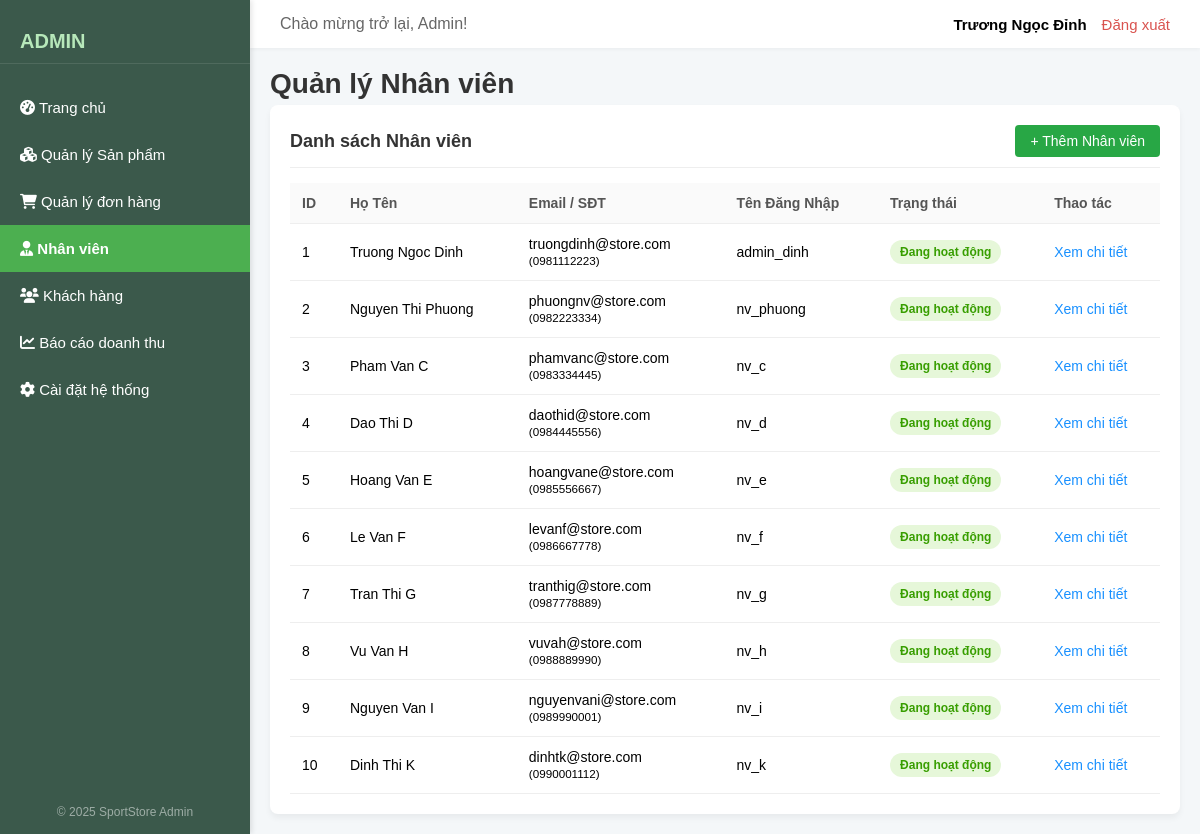
/admin/Nhanviens/index.php, run on the app's committed database.
### tables this page shows
CREATE TABLE IF NOT EXISTS `nhanvien` (
  `nhanvien_id` int NOT NULL AUTO_INCREMENT,
  `taikhoan_id` int NOT NULL,
  `ho_ten` varchar(100) NOT NULL,
  `chuc_vu` varchar(50) DEFAULT NULL,
  `ngay_vao_lam` date DEFAULT NULL,
  `sdt` varchar(15) DEFAULT NULL,
  `email` varchar(100) DEFAULT NULL,
  PRIMARY KEY (`nhanvien_id`),
  UNIQUE KEY `taikhoan_id` (`taikhoan_id`)
);

CREATE TABLE IF NOT EXISTS `taikhoan` (
  `taikhoan_id` int NOT NULL AUTO_INCREMENT,
  `ten_dangnhap` varchar(50) NOT NULL,
  `mat_khau` varchar(255) NOT NULL,
  `vai_tro` varchar(20) NOT NULL COMMENT 'khachhang, nhanvien, admin',
  `trang_thai` varchar(20) NOT NULL DEFAULT 'active',
  PRIMARY KEY (`taikhoan_id`),
  UNIQUE KEY `ten_dangnhap` (`ten_dangnhap`)
);

### classes/DB.class.php (called while the page is built, shortened)
<?php
class DB
{
    private $conn;
    public function __construct()
    {
        $database = new Database();
        $this->conn = $database->getConnection();
    }
    public function select($sql)
    {
        $result = $this->conn->query($sql);
        $data = [];
        if ($result && $result->num_rows > 0) {
            while ($row = $result->fetch_object()) {
                $data[] = $row;
            }
        }
        return $data;
    }
}

### config/connect.php (called while the page is built, shortened)
<?php
class Database
{
    public function getConnection()
    {
        $this->conn = new mysqli(HOST, DB_USER, DB_PASS, DB_NAME);
        $this->conn->set_charset("utf8");
        return $this->conn;
    }
}

### controller/NhanvienController.php (called while the page is built, shortened)
<?php
$root_path = dirname(__DIR__);
require_once $root_path . '/config/connect.php';
require_once $root_path . '/classes/DB.class.php';
require_once $root_path . '/classes/Nhanvien.class.php';
class NhanvienController
{
    private $nhanvienModel;
    public function __construct()
    {
        $this->nhanvienModel = new Nhanvien();
    }
    public function index()
    {
        $nhanviens = $this->nhanvienModel->readAll();
        return [
            'nhanviens' => $nhanviens
        ];
    }
}

### classes/Nhanvien.class.php (called while the page is built, shortened)
<?php
class Nhanvien
{
    private $db;
    private $table_nhanvien = 'nhanvien';
    private $table_taikhoan = 'taikhoan';
    public function __construct()
    {
        $this->db = new DB();
    }
    public function readAll()
    {
        $query = "
            SELECT
                nv.*, tk.ten_dangnhap, tk.trang_thai
            FROM
                " . $this->table_nhanvien . " nv
            JOIN
                " . $this->table_taikhoan . " tk ON nv.taikhoan_id = tk.taikhoan_id";
        return $this->db->select($query);
    }
    public static function getStatusText($status_code)
    {
        switch ((string)$status_code) {
            case '1':
            case 'active':
                return 'Đang hoạt động';
        };
    }
    public static function getStatusClass($status_code)
    {
        switch ((string)$status_code) {
            case '1':
            case 'active':
                return 'completed';
        }
    }
}

### admin/Nhanviens/index.php (the view, shortened to what this page needs)
<?php
require_once '../includes/admin_header.php';
require_once '../../controller/NhanvienController.php';
require_once '../../classes/Nhanvien.class.php';
$controller = new NhanvienController();
$data = $controller->index();
$nhanviens = $data['nhanviens'];
?>
<h1>Quản lý Nhân viên</h1>
<div class="form-container">
    <div class="recent-orders-header">
        <h3>Danh sách Nhân viên</h3>
        <a href="add.php" class="export-btn" style="background-color: #28a745;">+ Thêm Nhân viên</a>
    </div>
    <table class="order-table">
        <thead>
            <tr>
                <th>ID</th>
                <th>Họ Tên</th>
                <th>Email / SĐT</th>
                <th>Tên Đăng Nhập</th>
                <th>Trạng thái</th>
                <th>Thao tác</th>
            </tr>
        </thead>
        <tbody>
            <?php if (empty($nhanviens)): ?>
                <tr>
                    <td colspan="6" style="text-align: center;">Không có nhân viên nào trong hệ thống.</td>
                </tr>
            <?php else: ?>
                <?php foreach ($nhanviens as $nv): ?>
                    <tr>
                        <td><?php echo $nv->nhanvien_id; ?></td>
                        <td><?php echo htmlspecialchars($nv->ho_ten); ?></td>
                        <td>
                            <?php echo htmlspecialchars($nv->email); ?><br>
                            <small class="text-muted">(<?php echo htmlspecialchars($nv->sdt); ?>)</small>
                        </td>
                        <td><?php echo htmlspecialchars($nv->ten_dangnhap); ?></td>
                        <td>
                            <?php
                            $status_text = Nhanvien::getStatusText($nv->trang_thai);
                            $status_class = Nhanvien::getStatusClass($nv->trang_thai);
                            ?>
                            <span class="status-badge <?php echo $status_class; ?>">
                                <?php echo $status_text; ?>
                            </span>
                        </td>
                        <td>
                            <a href="detail.php?id=<?php echo $nv->nhanvien_id; ?>" class="detail-link" style="color: #1890ff;">
                                Xem chi tiết
                            </a>
                        </td>
                    </tr>
                <?php endforeach; ?>
            <?php endif; ?>
        </tbody>
    </table>
</div>
<?php
require_once '../includes/admin_footer.php';
?>

### admin/includes/admin_header.php (shortened to what this page needs)
<?php
$root_dir = dirname(dirname(__DIR__));
require_once $root_dir . '/config/connect.php';
$current_directory = basename(dirname($_SERVER['PHP_SELF']));
$is_dashboard_active = ($current_directory === 'admin');
$is_customer_active = ($current_directory === 'Khachhangs');
$is_employee_active = ($current_directory === 'Nhanviens');
$is_sanphams_group_active = (in_array($current_directory, ['Sanphams', 'Loaisps', 'Nhacungcaps']));
?>
<!DOCTYPE html>
<html lang="vi">
<head>
    <link rel="stylesheet" href="<?php echo BASE_URL; ?>assets/css/admin_style.css">
    <link rel="stylesheet" href="https://cdnjs.cloudflare.com/ajax/libs/font-awesome/6.0.0-beta3/css/all.min.css">
</head>
<body>
    <div class="admin-wrapper">
        <div class="sidebar">
            <div class="logo-admin">ADMIN</div>
            <ul class="sidebar-menu">
                <li class="<?php echo $is_dashboard_active ? 'active' : ''; ?>">
                    <a href="<?php echo BASE_URL; ?>admin/index.php"><i class="fa fa-tachometer-alt">
                        </i> Trang chủ </a>
                </li>
                <li class="menu-item has-submenu <?php echo $is_sanphams_group_active ? 'active' : ''; ?>">
                    <a href="javascript:void(0);" class="menu-toggle">
                        <i class="fa fa-cubes"></i> Quản lý Sản phẩm
                    </a>
                </li>
                <li><a href="#"><i class="fa fa-shopping-cart"></i> Quản lý đơn hàng</a></li>
                <li class="<?php echo $is_employee_active ? 'active' : ''; ?>">
                    <a href="<?php echo BASE_URL; ?>admin/Nhanviens/index.php">
                        <i class="fa fa-user-tie"></i> Nhân viên</a>
                </li>
                <li class="<?php echo $is_customer_active ? 'active' : ''; ?>">
                    <a href="<?php echo BASE_URL; ?>admin/Khachhangs/index.php">
                        <i class="fa fa-users"></i> Khách hàng</a>
                </li>
                <li><a href="#"><i class="fa fa-chart-line"></i> Báo cáo doanh thu</a></li>
                <li><a href="#"><i class="fa fa-cog"></i> Cài đặt hệ thống</a></li>
            </ul>
            <div class="copyright">
                © 2025 SportStore Admin
            </div>
        </div>
        <div class="main-content-wrapper">
            <div class="top-header">
                <div class="welcome-group">
                    <p class="welcome-text">Chào mừng trở lại, Admin!</p>
                </div>
                <div class="user-info">
                    <span class="username">Trương Ngọc Đỉnh</span>
                    <a href="#" class="logout">Đăng xuất</a>
                </div>
            </div>
            <div class="dashboard-content">

### admin/includes/admin_footer.php (shortened to what this page needs)
</div>
</div>
</div>
</body>
</html>

### assets/css/admin_style.css (style rules this page uses)
* { margin: 0; padding: 0; box-sizing: border-box; font-family: Arial, sans-serif; }
a { text-decoration: none; color: inherit; }
ul { list-style: none; }
body { background-color: #f4f7f9; }
.admin-wrapper { display: flex; min-height: 100vh; }
.sidebar-menu li a { color: #fff; background-color: transparent; }
.sidebar-menu li.active>a { background-color: #4CAF50; color: #fff; }
.sidebar { width: 250px; background-color: #3b594b; color: white; padding-top: 20px; box-shadow: 2px 0 5px rgba(0, 0, 0, 0.1); display: flex; flex-direction: column; position: fixed; height: 100%; }
.sidebar .logo-admin { padding: 10px 20px; font-size: 20px; font-weight: bold; color: #b7e8ba; text-transform: uppercase; margin-bottom: 20px; border-bottom: 1px solid rgba(255, 255, 255, 0.1); }
.sidebar-menu { flex-grow: 1; }
.sidebar-menu a { display: block; padding: 15px 20px; font-size: 15px; transition: background-color 0.2s; }
.sidebar-menu .active a { background-color: #4CAF50; font-weight: bold; }
.sidebar .copyright { padding: 15px 20px; font-size: 12px; color: rgba(255, 255, 255, 0.5); text-align: center; }
.main-content-wrapper { margin-left: 250px; width: calc(100% - 250px); padding: 0; }
.top-header { background-color: white; padding: 15px 30px; display: flex; justify-content: space-between; align-items: center; box-shadow: 0 1px 4px rgba(0, 0, 0, 0.05); }
.user-info { display: flex; align-items: center; font-size: 15px; }
.user-info .username { margin-right: 15px; font-weight: 600; }
.user-info .logout { color: #d9534f; }
.welcome-group { display: flex; align-items: center; gap: 10px; }
.welcome-text { color: #666; }
.dashboard-content { padding: 30px; }
.dashboard-content h1 { font-size: 28px; color: #333; margin-bottom: 5px; }
.recent-orders-header { display: flex; justify-content: space-between; align-items: center; margin-bottom: 15px; border-bottom: 1px solid #eee; padding-bottom: 10px; }
.recent-orders-header h3 { font-size: 18px; color: #333; }
.export-btn { background-color: #28a745; color: white; padding: 8px 15px; border-radius: 4px; font-size: 14px; }
.order-table { width: 100%; border-collapse: collapse; }
.order-table th, .order-table td { padding: 12px; border-bottom: 1px solid #eee; font-size: 14px; }
.order-table th { background-color: #fafafa; font-weight: 600; color: #555; text-align: left; }
.status-badge { padding: 5px 10px; border-radius: 15px; font-size: 12px; font-weight: bold; display: inline-block; }
.status-badge.completed { background-color: #e6f7d9; color: #389e00; }
.detail-link { color: #1890ff; }
.form-container { background-color: white; padding: 20px; border-radius: 8px; box-shadow: 0 4px 6px rgba(0, 0, 0, 0.05); }
.dashboard-content { padding: 20px; }
h1 { color: #333; margin-bottom: 20px; font-size: 1.8em; }

### data on the page
nhanvien: nhanvien_id "1", ho_ten "Truong Ngoc Dinh", email "truongdinh@store.com", sdt "0981112223", taikhoan.ten_dangnhap "admin_dinh", taikhoan.trang_thai "Đang hoạt động"
nhanvien: nhanvien_id "2", ho_ten "Nguyen Thi Phuong", email "phuongnv@store.com", sdt "0982223334", taikhoan.ten_dangnhap "nv_phuong", taikhoan.trang_thai "Đang hoạt động"
nhanvien: nhanvien_id "3", ho_ten "Pham Van C", email "phamvanc@store.com", sdt "0983334445", taikhoan.ten_dangnhap "nv_c", taikhoan.trang_thai "Đang hoạt động"
nhanvien: nhanvien_id "4", ho_ten "Dao Thi D", email "daothid@store.com", sdt "0984445556", taikhoan.ten_dangnhap "nv_d", taikhoan.trang_thai "Đang hoạt động"
nhanvien: nhanvien_id "5", ho_ten "Hoang Van E", email "hoangvane@store.com", sdt "0985556667", taikhoan.ten_dangnhap "nv_e", taikhoan.trang_thai "Đang hoạt động"
nhanvien: nhanvien_id "6", ho_ten "Le Van F", email "levanf@store.com", sdt "0986667778", taikhoan.ten_dangnhap "nv_f", taikhoan.trang_thai "Đang hoạt động"
nhanvien: nhanvien_id "7", ho_ten "Tran Thi G", email "tranthig@store.com", sdt "0987778889", taikhoan.ten_dangnhap "nv_g", taikhoan.trang_thai "Đang hoạt động"
nhanvien: nhanvien_id "8", ho_ten "Vu Van H", email "vuvah@store.com", sdt "0988889990", taikhoan.ten_dangnhap "nv_h", taikhoan.trang_thai "Đang hoạt động"
nhanvien: nhanvien_id "9", ho_ten "Nguyen Van I", email "nguyenvani@store.com", sdt "0989990001", taikhoan.ten_dangnhap "nv_i", taikhoan.trang_thai "Đang hoạt động"
nhanvien: nhanvien_id "10", ho_ten "Dinh Thi K", email "dinhtk@store.com", sdt "0990001112", taikhoan.ten_dangnhap "nv_k", taikhoan.trang_thai "Đang hoạt động"
